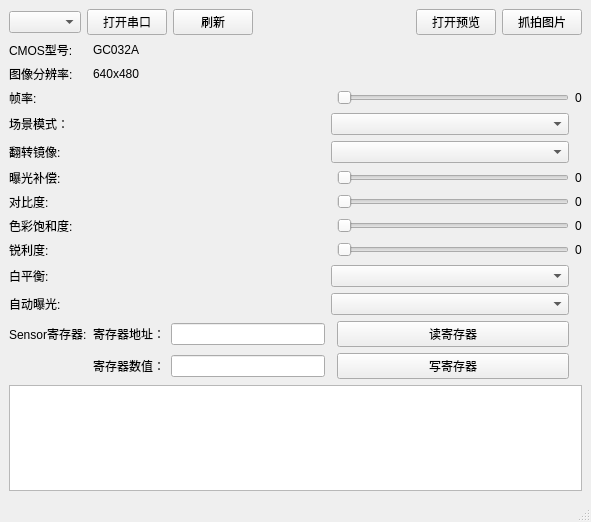
<?xml version="1.0" encoding="UTF-8"?>
<ui version="4.0">
 <class>MainWindow</class>
 <widget class="QMainWindow" name="MainWindow">
  <property name="geometry">
   <rect>
    <x>0</x>
    <y>0</y>
    <width>591</width>
    <height>522</height>
   </rect>
  </property>
  <property name="windowTitle">
   <string>MainWindow</string>
  </property>
  <widget class="QWidget" name="centralwidget">
   <layout class="QVBoxLayout" name="verticalLayout">
    <item>
     <layout class="QHBoxLayout" name="horizontalLayout">
      <item>
       <widget class="QComboBox" name="cbSerial"/>
      </item>
      <item>
       <widget class="QPushButton" name="pbCommOpen">
        <property name="text">
         <string>打开串口</string>
        </property>
       </widget>
      </item>
      <item>
       <widget class="QPushButton" name="pbRefresh">
        <property name="text">
         <string>刷新</string>
        </property>
       </widget>
      </item>
      <item>
       <spacer name="horizontalSpacer">
        <property name="orientation">
         <enum>Qt::Orientation::Horizontal</enum>
        </property>
        <property name="sizeHint" stdset="0">
         <size>
          <width>40</width>
          <height>20</height>
         </size>
        </property>
       </spacer>
      </item>
      <item>
       <widget class="QPushButton" name="pbStart">
        <property name="text">
         <string>打开预览</string>
        </property>
       </widget>
      </item>
      <item>
       <widget class="QPushButton" name="pbSnap">
        <property name="text">
         <string>抓拍图片</string>
        </property>
       </widget>
      </item>
     </layout>
    </item>
    <item>
     <layout class="QGridLayout" name="gridLayout">
      <item row="3" column="2" colspan="2">
       <widget class="QComboBox" name="cbScene"/>
      </item>
      <item row="1" column="0">
       <widget class="QLabel" name="label_14">
        <property name="text">
         <string>图像分辨率:</string>
        </property>
       </widget>
      </item>
      <item row="6" column="4">
       <widget class="QLabel" name="labelContrast">
        <property name="text">
         <string>0</string>
        </property>
       </widget>
      </item>
      <item row="6" column="3">
       <widget class="QSlider" name="sliderContrast">
        <property name="orientation">
         <enum>Qt::Orientation::Horizontal</enum>
        </property>
       </widget>
      </item>
      <item row="7" column="0" colspan="3">
       <widget class="QLabel" name="label_7">
        <property name="text">
         <string>色彩饱和度:</string>
        </property>
       </widget>
      </item>
      <item row="10" column="0">
       <widget class="QLabel" name="label_12">
        <property name="text">
         <string>自动曝光:</string>
        </property>
       </widget>
      </item>
      <item row="11" column="1">
       <layout class="QHBoxLayout" name="horizontalLayout_2">
        <item>
         <widget class="QLabel" name="label_6">
          <property name="text">
           <string>寄存器地址：</string>
          </property>
         </widget>
        </item>
        <item>
         <widget class="QLineEdit" name="leRegAddr"/>
        </item>
       </layout>
      </item>
      <item row="4" column="0">
       <widget class="QLabel" name="label_2">
        <property name="text">
         <string>翻转镜像:</string>
        </property>
       </widget>
      </item>
      <item row="8" column="4">
       <widget class="QLabel" name="labelSharp">
        <property name="text">
         <string>0</string>
        </property>
       </widget>
      </item>
      <item row="9" column="2" colspan="2">
       <widget class="QComboBox" name="cbAwb"/>
      </item>
      <item row="0" column="0">
       <widget class="QLabel" name="label_8">
        <property name="text">
         <string>CMOS型号:</string>
        </property>
       </widget>
      </item>
      <item row="11" column="0">
       <widget class="QLabel" name="label_4">
        <property name="text">
         <string>Sensor寄存器:</string>
        </property>
       </widget>
      </item>
      <item row="13" column="3">
       <widget class="QPushButton" name="pbWriteReg">
        <property name="text">
         <string>写寄存器</string>
        </property>
       </widget>
      </item>
      <item row="8" column="0">
       <widget class="QLabel" name="label_9">
        <property name="text">
         <string>锐利度:</string>
        </property>
       </widget>
      </item>
      <item row="5" column="4">
       <widget class="QLabel" name="labelEv">
        <property name="text">
         <string>0</string>
        </property>
       </widget>
      </item>
      <item row="1" column="1">
       <widget class="QLabel" name="labelResolution">
        <property name="text">
         <string>640x480</string>
        </property>
       </widget>
      </item>
      <item row="8" column="3">
       <widget class="QSlider" name="sliderSharp">
        <property name="orientation">
         <enum>Qt::Orientation::Horizontal</enum>
        </property>
       </widget>
      </item>
      <item row="4" column="2" colspan="2">
       <widget class="QComboBox" name="cbFlip"/>
      </item>
      <item row="3" column="0">
       <widget class="QLabel" name="label">
        <property name="text">
         <string>场景模式：</string>
        </property>
       </widget>
      </item>
      <item row="0" column="1">
       <widget class="QLabel" name="labelSnsModel">
        <property name="text">
         <string>GC032A</string>
        </property>
       </widget>
      </item>
      <item row="3" column="1">
       <spacer name="spacer">
        <property name="orientation">
         <enum>Qt::Orientation::Horizontal</enum>
        </property>
        <property name="sizeHint" stdset="0">
         <size>
          <width>40</width>
          <height>20</height>
         </size>
        </property>
       </spacer>
      </item>
      <item row="10" column="2" colspan="2">
       <widget class="QComboBox" name="cbAe"/>
      </item>
      <item row="2" column="0">
       <widget class="QLabel" name="label_16">
        <property name="text">
         <string>帧率:</string>
        </property>
       </widget>
      </item>
      <item row="5" column="0">
       <widget class="QLabel" name="label_3">
        <property name="text">
         <string>曝光补偿:</string>
        </property>
       </widget>
      </item>
      <item row="11" column="3">
       <layout class="QHBoxLayout" name="horizontalLayout_4">
        <item>
         <widget class="QPushButton" name="pbReadReg">
          <property name="text">
           <string>读寄存器</string>
          </property>
         </widget>
        </item>
       </layout>
      </item>
      <item row="5" column="3">
       <widget class="QSlider" name="sliderEv">
        <property name="orientation">
         <enum>Qt::Orientation::Horizontal</enum>
        </property>
       </widget>
      </item>
      <item row="7" column="4">
       <widget class="QLabel" name="labelSat">
        <property name="text">
         <string>0</string>
        </property>
       </widget>
      </item>
      <item row="13" column="1">
       <layout class="QHBoxLayout" name="horizontalLayout_6">
        <item>
         <widget class="QLabel" name="label_10">
          <property name="text">
           <string>寄存器数值：</string>
          </property>
         </widget>
        </item>
        <item>
         <widget class="QLineEdit" name="leRegValue"/>
        </item>
       </layout>
      </item>
      <item row="6" column="0">
       <widget class="QLabel" name="label_5">
        <property name="text">
         <string>对比度:</string>
        </property>
       </widget>
      </item>
      <item row="7" column="3">
       <widget class="QSlider" name="sliderSat">
        <property name="orientation">
         <enum>Qt::Orientation::Horizontal</enum>
        </property>
       </widget>
      </item>
      <item row="9" column="0">
       <widget class="QLabel" name="label_11">
        <property name="text">
         <string>白平衡:</string>
        </property>
       </widget>
      </item>
      <item row="2" column="3">
       <widget class="QSlider" name="sliderFps">
        <property name="orientation">
         <enum>Qt::Orientation::Horizontal</enum>
        </property>
       </widget>
      </item>
      <item row="2" column="4">
       <widget class="QLabel" name="lableFps">
        <property name="text">
         <string>0</string>
        </property>
       </widget>
      </item>
     </layout>
    </item>
    <item>
     <widget class="QTextEdit" name="teMsg"/>
    </item>
   </layout>
  </widget>
  <widget class="QStatusBar" name="statusbar"/>
 </widget>
 <resources/>
 <connections/>
</ui>
